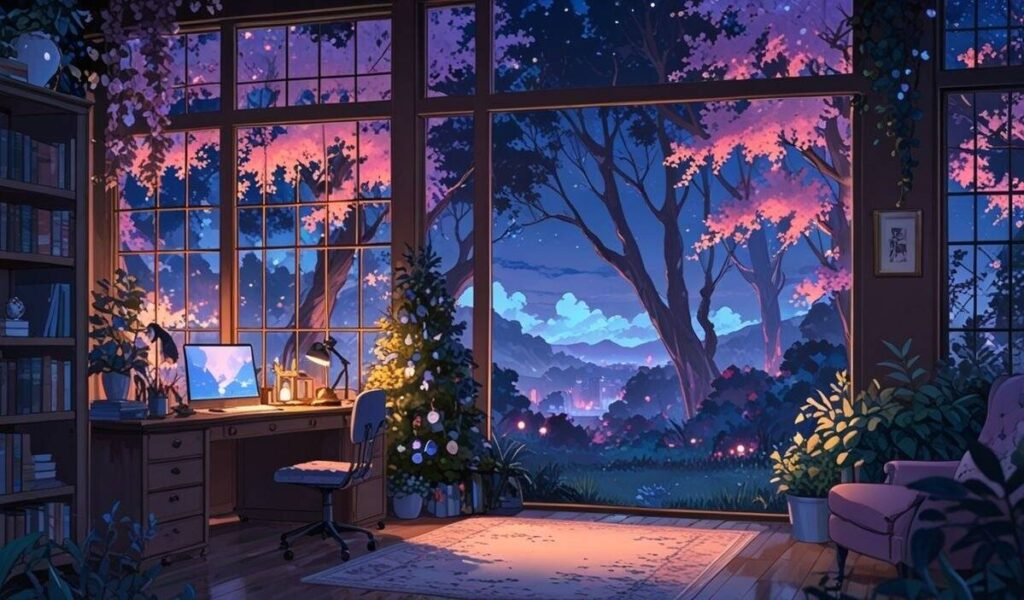
#> input picture assets/anime_drawing.jpg, 1024 x 600 px
$ python -i pipeline.py   (imports and definitions only)
#> lines starting #> are read from the running program, lines starting #| are printed output that depends on the picture; after the words box and inside, x2 and y2 are one past the last pixel; in counts of white or black regions, pixels touching at a corner belong together
#> further down, picture is the input picture: shape (600, 1024, 3); mean B, G, R 89.6, 58.6, 65.1
### image_processing/utility.py
import numpy as np
import cv2 as cv

def image_to_dpg(image):
    return cv.cvtColor(image, cv.COLOR_GRAY2RGBA)

def normalization(image):
    return image.astype(np.float32) / 255.0

# [5 lines left out: function format_to_dpg, not called in this run]

def load_cv(path):
    return cv.imdecode(np.fromfile(path, dtype=np.uint8), cv.IMREAD_COLOR) # format wczytywania uwzględniajaca polskie znaki w scieżce

def create_image_buffer(width,height):
    "Create RGBA Float32 buffer."
    return np.zeros(width * height * 4, dtype=np.float32)

### image_processing/pipeline.py
import cv2 as cv
import numpy as np
from image_processing import utility

def grayscale(image):
    return cv.cvtColor(image, cv.COLOR_BGR2GRAY)
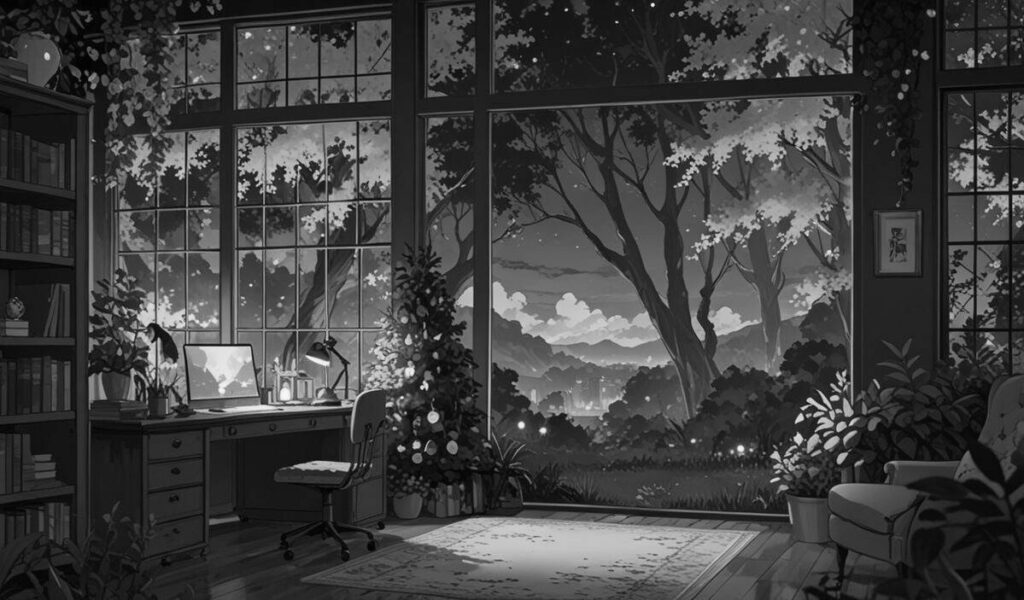
#> returned value: shape (600, 1024); min 0, max 250, mean 64.1

def gaussian_blur(image):
    return cv.GaussianBlur(image, (5, 5), 0)

def otsu_threshold(image):
    _, thresh = cv.threshold(image,0,255,cv.THRESH_BINARY+cv.THRESH_OTSU)
    return thresh

def canny(image):
    return cv.Canny(image, 100, 200)
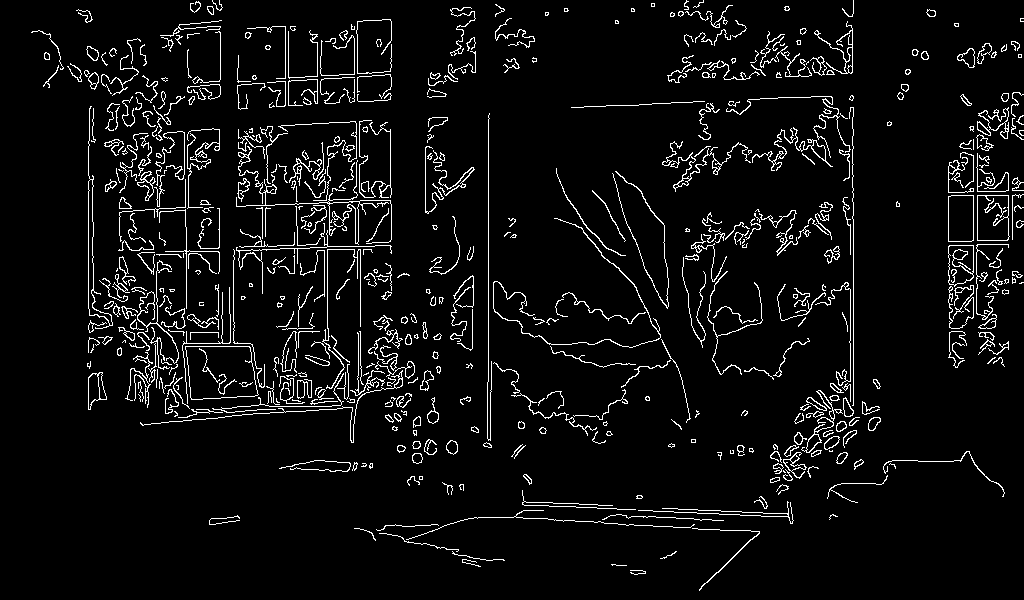
#> returned value: shape (600, 1024); 5.5% white in thin lines or dots

def sobel(image):
    sobel_x = cv.Sobel(image, cv.CV_64F, 1, 0, ksize=3)
    sobel_y = cv.Sobel(image, cv.CV_64F, 0, 1, ksize=3)
    gradient_magnitude = np.sqrt(sobel_x**2 + sobel_y**2)
    return cv.convertScaleAbs(gradient_magnitude)

def process_image_pipeline(image):

    if image is None or image.size == 0:
        raise  ValueError("Wejściowa macierz obrazu jest niepoprawna.")

    # 1. Przekształcenie do skali szarości metodą luminancji
    gray = grayscale(image)

    # 2. Wygładzanie (filtr Gaussa) w celu redukcji szumów wysokoczęstotliwościowych - maska = 5x5 std dev. = 0
    blurred = gaussian_blur(gray)

    # 3. Detekcja krawędzi z użyciem algorytmu Canny'ego (100 - min threshold, 200 - max -threshold) - standardowa heurestyka
    edges = canny(blurred)

    # 4. Konwersja z powrotem do formatu RGBA wymaganego przez dpg
    edges_rgba = utility.image_to_dpg(edges)

    # 5. Normalizacja wartości do zakresu [0.0, 1.0] i zmiana typu na float32
    normalized_data = utility.normalization(edges_rgba)
    height, width, _ = normalized_data.shape
#> height = 600; width = 1024

    # Zwracamy wymiary oraz spłaszczoną tablicę 1D
    return width, height, normalized_data.ravel()

>>> import cv2
>>> picture = cv2.imread('../assets/anime_drawing.jpg')
>>> result = process_image_pipeline(picture)

$ run again, on assets/ironman.jpg
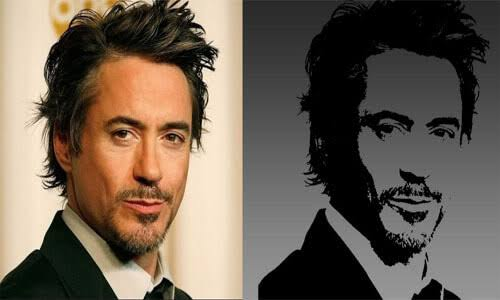
#> input picture assets/ironman.jpg, 500 x 300 px
#> picture is the input picture: shape (300, 500, 3); mean B, G, R 83.5, 96.4, 109
#> in grayscale, `return cv.cvtColor(image, cv.COLOR_BGR2GRAY)`:
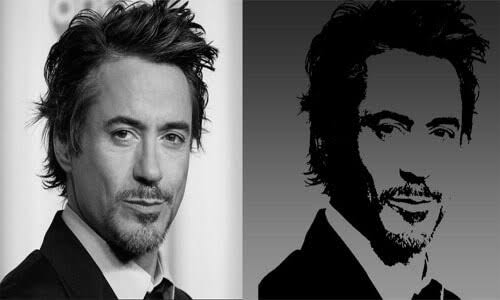
#> returned value: shape (300, 500); min 0, max 253, mean 98.7
#> in canny, `return cv.Canny(image, 100, 200)`:
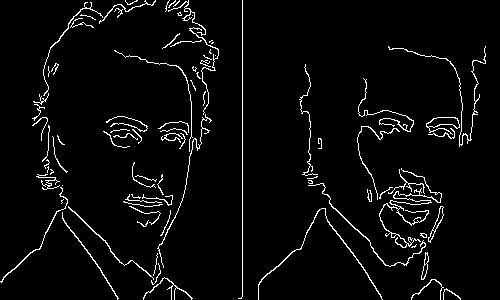
#> returned value: shape (300, 500); 4% white in thin lines or dots
